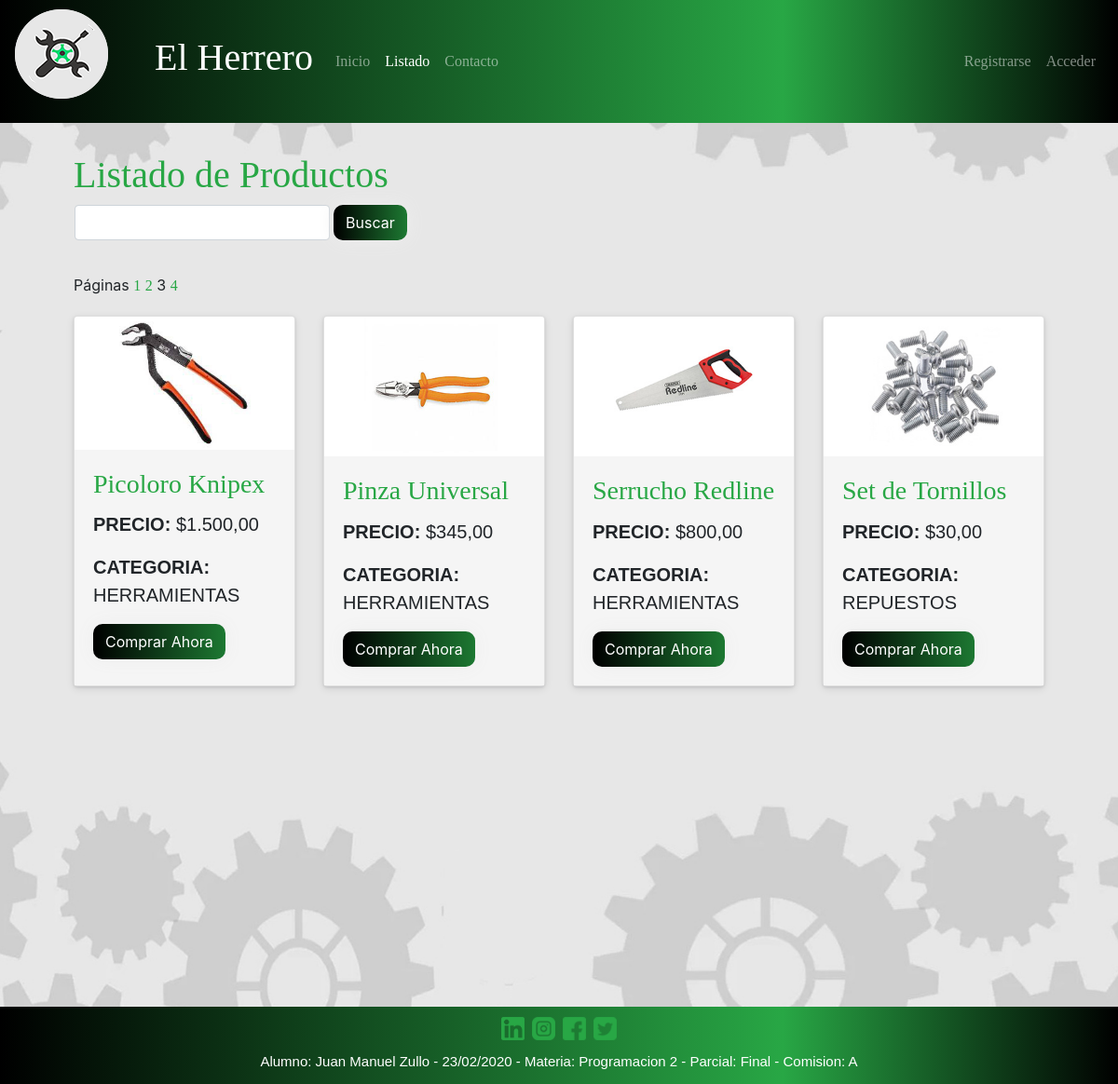
/sitio/index.php?s=Productos&pag=3, run on the app's committed database.
### tables this page shows
CREATE TABLE `productos` (
  `id` int(11) NOT NULL,
  `nombre` varchar(500) NOT NULL,
  `detalle` varchar(500) NOT NULL,
  `precio` double NOT NULL,
  `idcategoria` int(11) NOT NULL,
  `foto` varchar(45) DEFAULT NULL,
  `es_oferta` tinyint(4) DEFAULT NULL,
  `es_visible` tinyint(4) NOT NULL DEFAULT 1
);

CREATE TABLE `categorias` (
  `id` int(11) NOT NULL,
  `descripcion` varchar(50) DEFAULT NULL
);

### sitio/funciones/autenticacion.php (called while the page is built, shortened)
<?php
function estaAutenticado() {
    return isset($_SESSION['id_usuario']);
}

### sitio/secciones/Productos.php (the view, shortened to what this page needs)
<?php
require 'funciones/productos.php';
$busqueda =  (isset($_GET["busqueda"])) ? trim($_GET["busqueda"]) : "";
?>
<section class="container">
    <h1>Listado de Productos</h1>
    <form name="fbusqueda" action="index.php" method="GET">
    <div class="form-group row">
    <div class="col-xs-2 ml-3">
        <input class="form-control" type="text" name="busqueda" value="<?=$busqueda?>">
    </div>
        <input type="submit" value="Buscar" class="btn btn-grad ml-1">
    </div>
    </form>
<?php
$pagina = (isset($_GET["pag"]) && is_numeric($_GET["pag"])) ? (int)$_GET["pag"] : 1;
$productos = getProductos ($db,$busqueda,$pagina);
?>
    <div class="row">
        <?php foreach($productos as $producto): ?>
        <div class="col-lg-3 col-md-6 mb-4">
            <div class="card h-100">
                <a class="d-block mx-auto" href="index.php?s=Listado-Detalle&id=<?= $producto['id'];?>">
                    <img src="img/<?=$producto['foto'];?>" class="img-fluid" alt="<?=$producto['nombre'];?>"/>
                </a>
                <div class="card-body">
                    <h3 class="card-title">
                        <a href="index.php?s=Listado-Detalle&id=<?= $producto['id'];?>"><?=$producto['nombre'];?></a>
                    </h3>
                    <p><B>PRECIO: </B>$<?=number_format($producto['precio'],2,",",".");?></p>
                    <p><B>CATEGORIA: </B><?=$producto['categoria'];?></p>
                    <?php
                    if (estaAutenticado()) {
                    ?>
                    <form name="compra<?= $producto['id'];?>" action="acciones/carrito-agregar.php" method="POST">
                    <input type="hidden" name="product_id" value="<?= $producto['id'];?>">
                    <div class="form-group">
                        <input class="agregar form-control col-xs-2" type="number" value="1" min="1" max="10000">
                    </div>
                    <button type="submit"  class="btn btn-grad">Comprar Ahora</button>
                    </form>
                    <?php
                    }
                    else {
                    ?>
                    <button type="button" onclick="location.href='index.php?s=Login';" class="btn btn-grad">Comprar Ahora</button>
                    <?php
                    }
                    ?>
                </div>
            </div>
        </div>
        <?php endforeach; ?>
    </div>
</section>

### sitio/css/estilos.css (style rules this page uses)
* { margin: 0; padding: 0; box-sizing: border-box; }
body { background: url(../img/fondo.jpg); background-repeat: no-repeat; background-size: 100% 100%; }
h1,h2 { font-family: Verdana; color: #28a745; }
p { font-family: Arial; text-align: justify; font-size:20px; }
.card { box-shadow: rgba(3, 8, 20, 0.1) 0px 0.15rem 0.5rem, rgba(2, 8, 20, 0.1) 0px 0.075rem 0.175rem; }
.card-body { width: 100%; height: 90%; position: relative; background: #f5f5f5; }
img { width: 150px; height: 150px; }
.btn-grad { background: linear-gradient(to right, #000000 0%, #28a745 70%, #000000 100%) }
.btn-grad { ; padding: 6px 12px; text-align: center; transition: 0.5s; background-size: 200% auto; color: white; box-shadow: 0 0 20px #eee; border-radius: 10px; display: inline-block; }
a { color: #28a745; font-family: Verdana; }
input[type="text"], textarea { outline: none; }
main section { margin-bottom: 4em; }

### data on the page
productos: foto (picture), nombre "Picoloro Knipex", precio "1.500,00", idcategoria.descripcion "HERRAMIENTAS"
productos: foto (picture), nombre "Pinza Universal", precio "345,00", idcategoria.descripcion "HERRAMIENTAS"
productos: foto (picture), nombre "Serrucho Redline", precio "800,00", idcategoria.descripcion "HERRAMIENTAS"
productos: foto (picture), nombre "Set de Tornillos", precio "30,00", idcategoria.descripcion "REPUESTOS"
